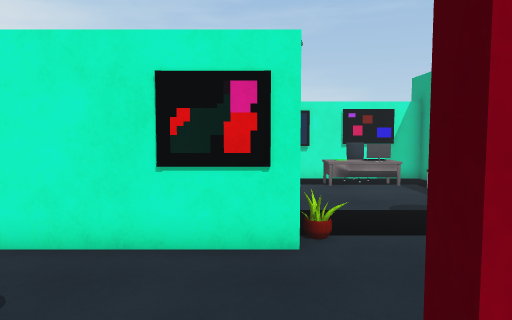
[1] (above)

24 first-person views from a walk through a scene from a Unity 3-D project. The camera is 1.4 m above the floor, tilts 4° down and sees 70° across. Doors are open. The floor is counted in squares, 0.72 m on a side. Each view is taken from the middle of a square. On the plan, view 1 faces up. The plan holds only what a view shows up to about 19 squares ahead; the rest is blank. The place goes on beyond the plan. The player character is not drawn. Some animated figures are not drawn. Surface patterns are stand-ins for the level's own textures.

[2]
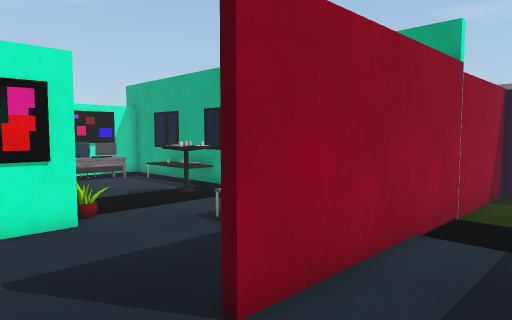

[3]
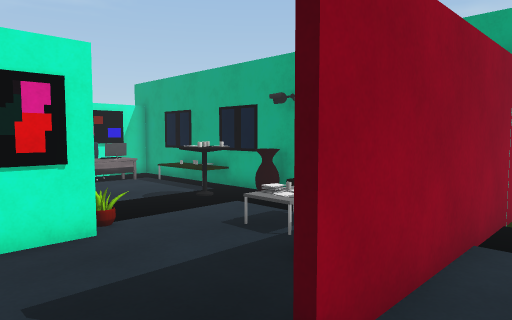

[4]
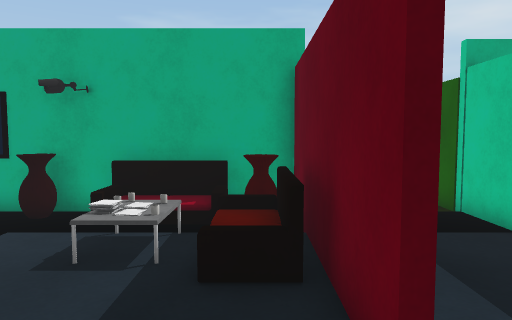

[5]
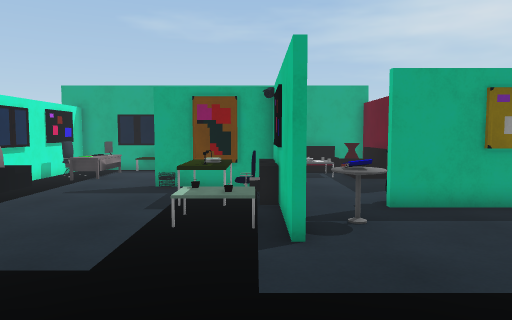

[6]
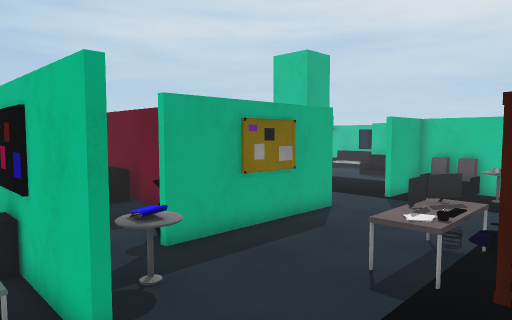

[7]
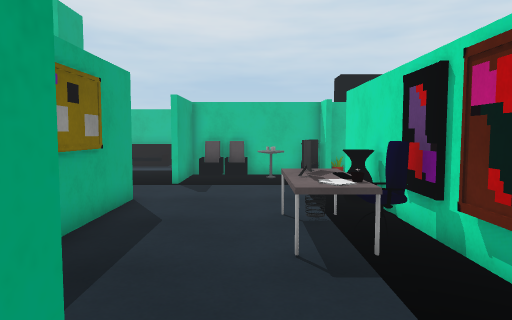

[8]
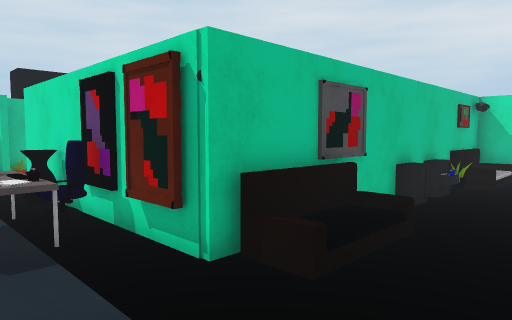

[9]
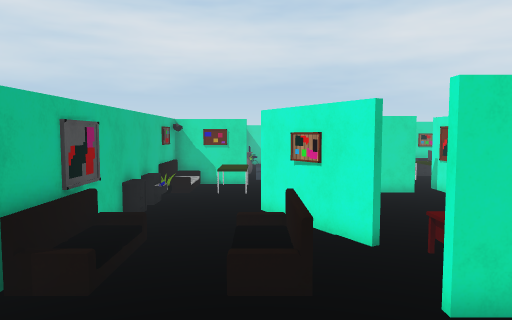

[10]
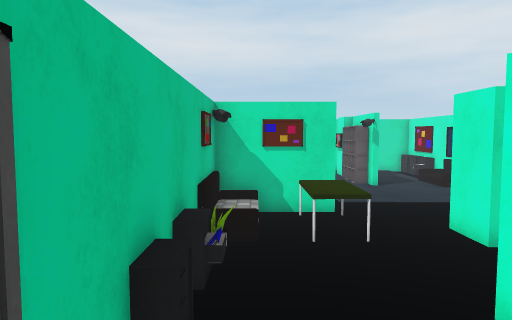

[11]
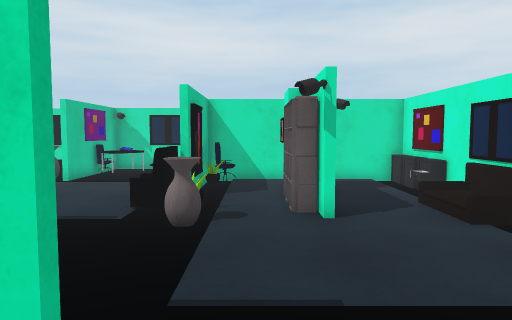

[12]
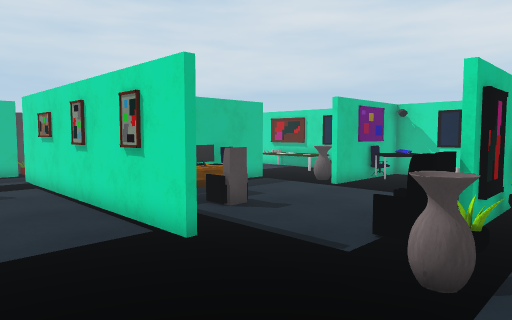

[13]
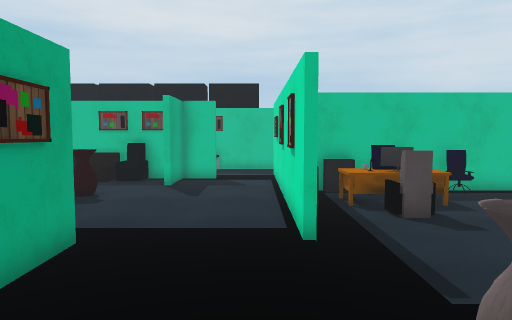

[14]
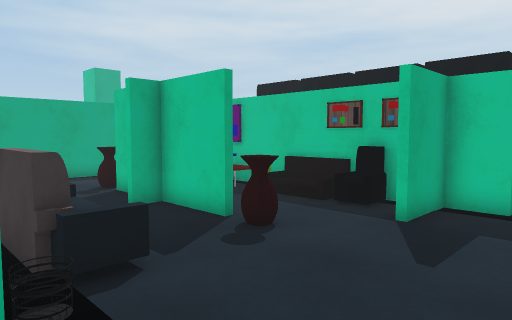

[15]
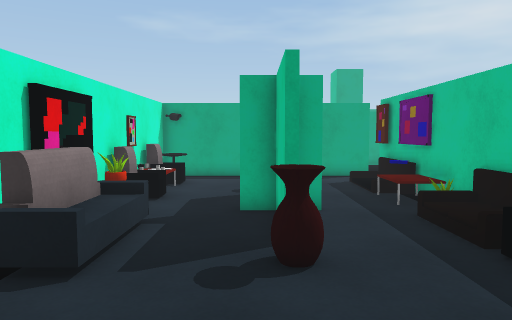

[16]
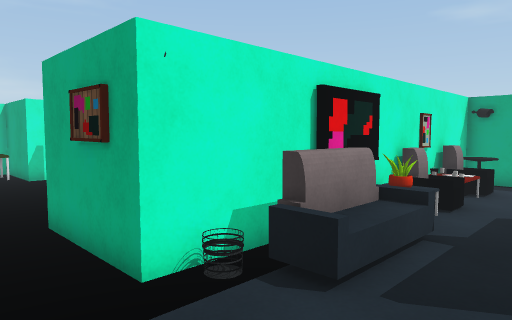

[17]
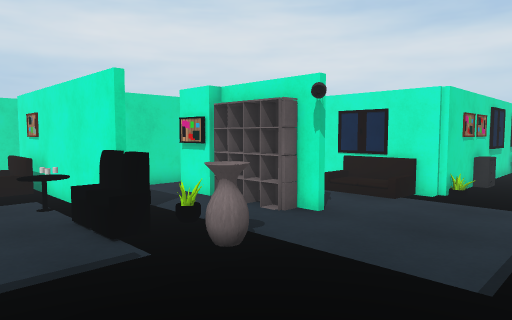

[18]
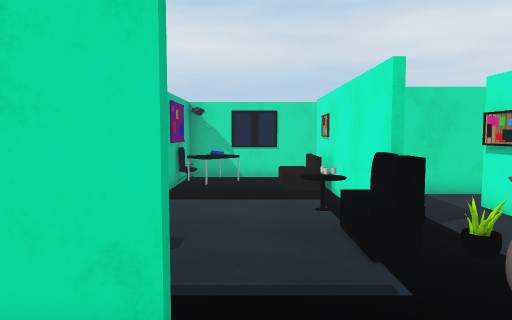

[19]
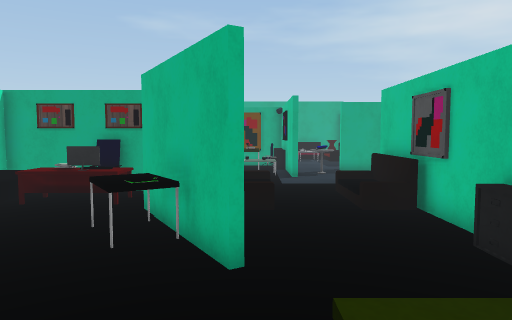

[20]
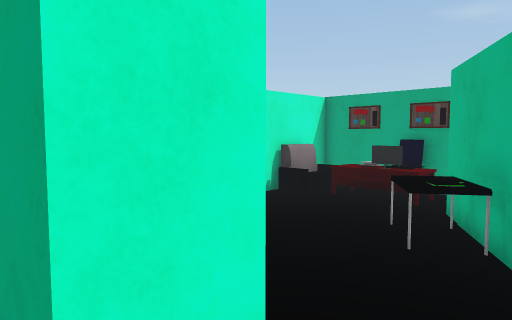

[21]
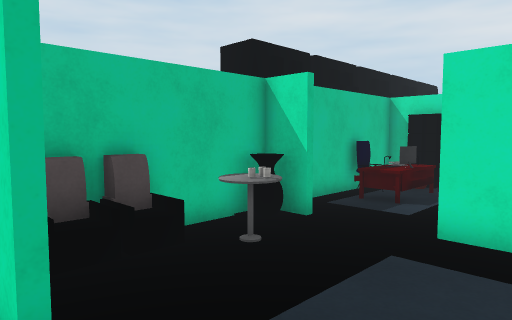

[22]
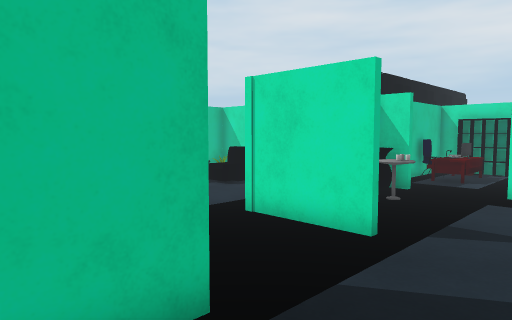

[23]
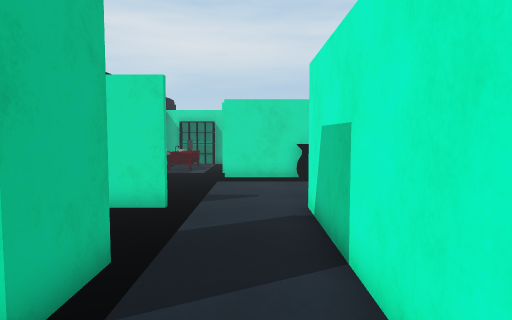

[24]
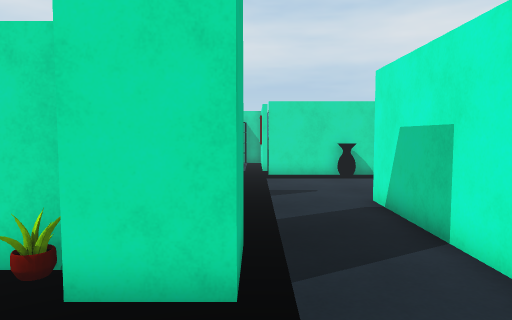

### Floor plan
Key: @ floor where view 1 was taken; # wall or solid block; x gap in a wall; . main floor; : floor 0.25 m higher than the main floor; + floor 0.5 m higher than the main floor; / step, stairs or slope; D open door; ^ raised ledge; C chair; E desk; T table; S sofa; A armchair; B bookshelf; O other object.
Columns run from 43 left of view 1 to 8 right of it. Each row starts with its distance up from view 1.
 16           #  ##..  ....     ..AA #       AAA ..C...#
 15      #^TT#.S##...  ..#.... ...EE.#       .....EOO..#
 14      #.....///...  ..#........EE.#     .......EOO..#
 13      #........... ...  .......EOC#    ............O#
 12      #..............    ......EO.#   .............O#
 11      #.   ###....... #  ...T.....# ...............O#
 10      #..TBBBB........##...TT##.............#.......#
  9      #...................##T./SSS. .....TTTO....T..#
  8      #OC.....O.............../  /. ...+/OTOO...TT..#
  7 DD   #C#OOAAOO....#TTTT...............//OCCOO.....O#
  6 #  :/..TT.OO......#..................####TTO.......#
  5 #.///...T.........T OO......./::/.....T........O/:S#
  4 #..................SST#O##^####S##....T........+/:S#
  3 #.TT..........#..../...TT A#OAAT##......O......../S#
  2 #. TT.........#.....OOOA..OO.AOT #......#.....OS OO#
  1 ##CT##.....A..O................. #OT....#  .########
  0   OOO.....E O.O..................COT....#  @........
 -1     O.....EOO.#.....O...#...O...##TT....#.   .....
 -2     .......C. #.....OO###  #O...#.......#.    .....
 -3     ..##C###O #..............   #O......############
 -4               #.................#..............
 -5               #...#.O.OO..O////.#..............  .
 -6               #..##TAT##O##TTSOO#..............
 -7               #...   # ###    ..............##.   .
 -8               #...       #B........T...#.... ##
 -9               ...         B.  .....TT..#...   #
-10               .          #B.CE..OOO.AAO#...  O
-11              O##         ######## ###AA#...  x

Where each view was taken, in squares from view 1:
view 1: 0 up, 0 right, facing up
view 2: 2 down, 2 left, facing up-right
view 3: 1 down, 2 left, facing up-right
view 4: 2 up, 2 left, facing right
view 5: 7 up, 13 left, facing right
view 6: 8 up, 11 left, facing down-right
view 7: 7 up, 7 left, facing down
view 8: 8 up, 7 left, facing down-left
view 9: 8 up, 5 left, facing left
view 10: 5 up, 13 left, facing left
view 11: 9 up, 22 left, facing left
view 12: 9 up, 25 left, facing down-left
view 13: 10 up, 28 left, facing down
view 14: 4 up, 28 left, facing down-right
view 15: 1 down, 28 left, facing right
view 16: 1 down, 27 left, facing up-right
view 17: 3 up, 25 left, facing up-left
view 18: 4 up, 26 left, facing left
view 19: 8 up, 23 left, facing right
view 20: 8 up, 23 left, facing up-right
view 21: 4 down, 3 left, facing down-left
view 22: 4 down, 3 right, facing down-left
view 23: 5 down, 6 right, facing left
view 24: 7 down, 7 right, facing left
